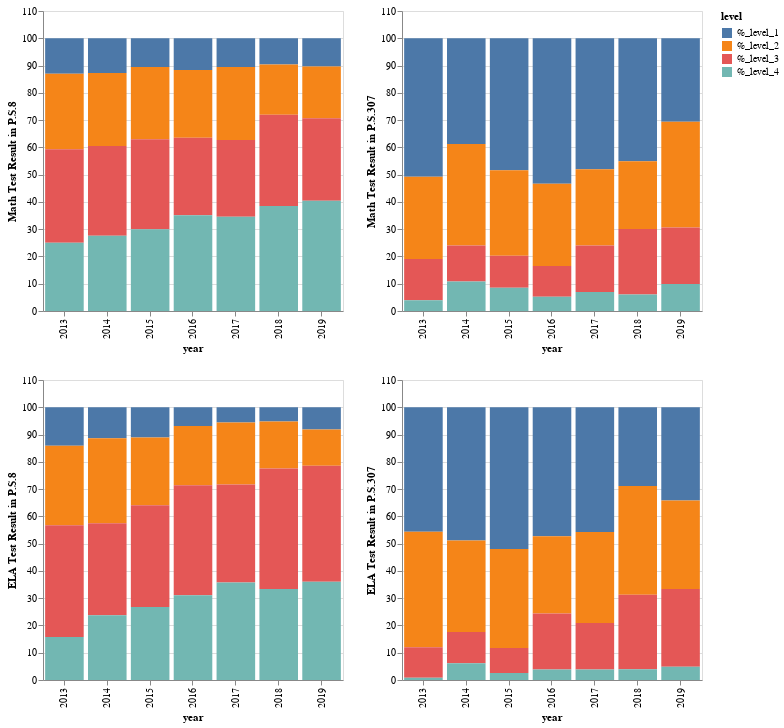

Notebook code cell kept with this figure:
### Code cell
((c1|c3).resolve_scale(x="shared"))&((c2|c4).resolve_scale(x="shared"))

### Figure 1 — Vega-Lite specification as saved in the notebook (floating-point values rounded to 4 significant figures)
{"config": {"view": {"continuousWidth": 400, "continuousHeight": 300}}, "vconcat": [{"hconcat": [{"data": {"name": "data-0b201e777a1c8e2f1e1ab47aae6e8f33"}, "mark": "bar", "encoding": {"color": {"condition": {"field": "level", "type": "nominal", "selection": "selector001"}, "value": "lightgray"}, "x": {"field": "year", "type": "ordinal"}, "y": {"field": "percent", "title": "Math Test Result in P.S.8", "type": "quantitative"}}, "selection": {"selector001": {"type": "single", "encodings": ["color"]}}, "transform": [{"fold": ["%_level_1", "%_level_2", "%_level_3", "%_level_4"], "as": ["level", "percent"]}], "width": 300}, {"data": {"name": "data-3b89962a31ecdcb1861d067cf1c4e376"}, "mark": "bar", "encoding": {"color": {"condition": {"field": "level", "type": "nominal", "selection": "selector003"}, "value": "lightgray"}, "x": {"field": "year", "type": "ordinal"}, "y": {"field": "percent", "title": "Math Test Result in P.S.307", "type": "quantitative"}}, "selection": {"selector003": {"type": "single", "encodings": ["color"]}}, "transform": [{"fold": ["%_level_1", "%_level_2", "%_level_3", "%_level_4"], "as": ["level", "percent"]}], "width": 300}], "resolve": {"scale": {"x": "shared"}}}, {"hconcat": [{"data": {"name": "data-019ba883a14a90b0ccc909ba47a5b890"}, "mark": "bar", "encoding": {"color": {"condition": {"field": "level", "type": "nominal", "selection": "selector002"}, "value": "lightgray"}, "x": {"field": "year", "type": "ordinal"}, "y": {"field": "percent", "title": "ELA Test Result in P.S.8", "type": "quantitative"}}, "selection": {"selector002": {"type": "single", "encodings": ["color"]}}, "transform": [{"fold": ["%_level_1", "%_level_2", "%_level_3", "%_level_4"], "as": ["level", "percent"]}], "width": 300}, {"data": {"name": "data-7c10df3d4135234ff98992fa0fc3a6da"}, "mark": "bar", "encoding": {"color": {"condition": {"field": "level", "type": "nominal", "selection": "selector004"}, "value": "lightgray"}, "x": {"field": "year", "type": "ordinal"}, "y": {"field": "percent", "title": "ELA Test Result in P.S.307", "type": "quantitative"}}, "selection": {"selector004": {"type": "single", "encodings": ["color"]}}, "transform": [{"fold": ["%_level_1", "%_level_2", "%_level_3", "%_level_4"], "as": ["level", "percent"]}], "width": 300}], "resolve": {"scale": {"x": "shared"}}}], "$schema": "https://vega.github.io/schema/vega-lite/v4.17.0.json", "datasets": {"data-0b201e777a1c8e2f1e1ab47aae6e8f33": [{"unnamed:_0": 13067, "id": "13K008All Grades2013All Students", "dbn": "13K008", "school_name": "P.S. 008 ROBERT FULTON", "grade": "All Grades", "year": 2013, "category": "All Students", "number_tested": 300, "mean_scale_score": "318.8766785", "#_level_1": "39", "%_level_1": "13", "#_level_2": "83", "%_level_2": "27.66666603", "#_level_3": "103", "%_level_3": "34.33333206", "#_level_4": "75", "%_level_4": "25", "#_level_3+4": "178", "%_level_3+4": "59.33333206"}, {"unnamed:_0": 13068, "id": "13K008All Grades2014All Students", "dbn": "13K008", "school_name": "P.S. 008 ROBERT FULTON", "grade": "All Grades", "year": 2014, "category": "All Students", "number_tested": 392, "mean_scale_score": "322.0765381", "#_level_1": "50", "%_level_1": "12.75510216", "#_level_2": "105", "%_level_2": "26.7857151", "#_level_3": "129", "%_level_3": "32.90816498", "#_level_4": "108", "%_level_4": "27.55101967", "#_level_3+4": "237", "%_level_3+4": "60.45918274"}, {"unnamed:_0": 13069, "id": "13K008All Grades2015All Students", "dbn": "13K008", "school_name": "P.S. 008 ROBERT FULTON", "grade": "All Grades", "year": 2015, "category": "All Students", "number_tested": 370, "mean_scale_score": "324.7054138", "#_level_1": "39", "%_level_1": "10.5405407", "#_level_2": "98", "%_level_2": "26.48648643", "#_level_3": "122", "%_level_3": "32.97297287", "#_level_4": "111", "%_level_4": "30", "#_level_3+4": "233", "%_level_3+4": "62.97297287"}, {"unnamed:_0": 13070, "id": "13K008All Grades2016All Students", "dbn": "13K008", "school_name": "P.S. 008 ROBERT FULTON", "grade": "All Grades", "year": 2016, "category": "All Students", "number_tested": 430, "mean_scale_score": "324.6255798", "#_level_1": "50", "%_level_1": "11.6279068", "#_level_2": "107", "%_level_2": "24.8837204", "#_level_3": "122", "%_level_3": "28.3720932", "#_level_4": "151", "%_level_4": "35.1162796", "#_level_3+4": "273", "%_level_3+4": "63.4883728"}, {"unnamed:_0": 13071, "id": "13K008All Grades2017All Students", "dbn": "13K008", "school_name": "P.S. 008 ROBERT FULTON", "grade": "All Grades", "year": 2017, "category": "All Students", "number_tested": 437, "mean_scale_score": "324.1395874", "#_level_1": "46", "%_level_1": "10.52631569", "#_level_2": "117", "%_level_2": "26.77345467", "#_level_3": "123", "%_level_3": "28.14645386", "#_level_4": "151", "%_level_4": "34.55377579", "#_level_3+4": "274", "%_level_3+4": "62.70022964"}, {"unnamed:_0": 13072, "id": "13K008All Grades2018All Students", "dbn": "13K008", "school_name": "P.S. 008 ROBERT FULTON", "grade": "All Grades", "year": 2018, "category": "All Students", "number_tested": 449, "mean_scale_score": "609.8352051", "#_level_1": "43", "%_level_1": "9.57683754", "#_level_2": "83", "%_level_2": "18.48552322", "#_level_3": "150", "%_level_3": "33.4075737", "#_level_4": "173", "%_level_4": "38.53006744", "#_level_3+4": "323", "%_level_3+4": "71.93763733"}, {"unnamed:_0": 13073, "id": "13K008All Grades2019All Students", "dbn": "13K008", "school_name": "P.S. 008 ROBERT FULTON", "grade": "All Grades", "year": 2019, "category": "All Students", "number_tested": 396, "mean_scale_score": "609.1312866", "#_level_1": "41", "%_level_1": "10.35353565", "#_level_2": "75", "%_level_2": "18.939394", "#_level_3": "120", "%_level_3": "30.30303001", "#_level_4": "160", "%_level_4": "40.40404129", "#_level_3+4": "280", "%_level_3+4": "70.7070694"}], "data-3b89962a31ecdcb1861d067cf1c4e376": [{"unnamed:_0": 13648, "id": "13K307All Grades2013All Students", "dbn": "13K307", "school_name": "P.S. 307 DANIEL HALE WILLIAMS", "grade": "All Grades", "year": 2013, "category": "All Students", "number_tested": 126, "mean_scale_score": "287.3571472", "#_level_1": "64", "%_level_1": "50.79365158", "#_level_2": "38", "%_level_2": "30.15872955", "#_level_3": "19", "%_level_3": "15.07936478", "#_level_4": "5", "%_level_4": "3.968253851", "#_level_3+4": "24", "%_level_3+4": "19.04761887"}, {"unnamed:_0": 13649, "id": "13K307All Grades2014All Students", "dbn": "13K307", "school_name": "P.S. 307 DANIEL HALE WILLIAMS", "grade": "All Grades", "year": 2014, "category": "All Students", "number_tested": 129, "mean_scale_score": "294.4108582", "#_level_1": "50", "%_level_1": "38.75968933", "#_level_2": "48", "%_level_2": "37.20930099", "#_level_3": "17", "%_level_3": "13.17829418", "#_level_4": "14", "%_level_4": "10.85271358", "#_level_3+4": "31", "%_level_3+4": "24.03100777"}, {"unnamed:_0": 13650, "id": "13K307All Grades2015All Students", "dbn": "13K307", "school_name": "P.S. 307 DANIEL HALE WILLIAMS", "grade": "All Grades", "year": 2015, "category": "All Students", "number_tested": 153, "mean_scale_score": "287.568634", "#_level_1": "74", "%_level_1": "48.36601257", "#_level_2": "48", "%_level_2": "31.37254906", "#_level_3": "18", "%_level_3": "11.76470566", "#_level_4": "13", "%_level_4": "8.496731758", "#_level_3+4": "31", "%_level_3+4": "20.26143837"}, {"unnamed:_0": 13651, "id": "13K307All Grades2016All Students", "dbn": "13K307", "school_name": "P.S. 307 DANIEL HALE WILLIAMS", "grade": "All Grades", "year": 2016, "category": "All Students", "number_tested": 133, "mean_scale_score": "280.3684082", "#_level_1": "71", "%_level_1": "53.38345718", "#_level_2": "40", "%_level_2": "30.07518768", "#_level_3": "15", "%_level_3": "11.27819538", "#_level_4": "7", "%_level_4": "5.263157845", "#_level_3+4": "22", "%_level_3+4": "16.54135323"}, {"unnamed:_0": 13652, "id": "13K307All Grades2017All Students", "dbn": "13K307", "school_name": "P.S. 307 DANIEL HALE WILLIAMS", "grade": "All Grades", "year": 2017, "category": "All Students", "number_tested": 129, "mean_scale_score": "286.6976624", "#_level_1": "62", "%_level_1": "48.06201553", "#_level_2": "36", "%_level_2": "27.9069767", "#_level_3": "22", "%_level_3": "17.05426407", "#_level_4": "9", "%_level_4": "6.976744175", "#_level_3+4": "31", "%_level_3+4": "24.03100777"}, {"unnamed:_0": 13653, "id": "13K307All Grades2018All Students", "dbn": "13K307", "school_name": "P.S. 307 DANIEL HALE WILLIAMS", "grade": "All Grades", "year": 2018, "category": "All Students", "number_tested": 133, "mean_scale_score": "590.5864868", "#_level_1": "60", "%_level_1": "45.11278152", "#_level_2": "33", "%_level_2": "24.81203079", "#_level_3": "32", "%_level_3": "24.06015015", "#_level_4": "8", "%_level_4": "6.015037537", "#_level_3+4": "40", "%_level_3+4": "30.07518768"}, {"unnamed:_0": 13654, "id": "13K307All Grades2019All Students", "dbn": "13K307", "school_name": "P.S. 307 DANIEL HALE WILLIAMS", "grade": "All Grades", "year": 2019, "category": "All Students", "number_tested": 121, "mean_scale_score": "593.586792", "#_level_1": "37", "%_level_1": "30.57851219", "#_level_2": "47", "%_level_2": "38.84297562", "#_level_3": "25", "%_level_3": "20.66115761", "#_level_4": "12", "%_level_4": "9.917355537", "#_level_3+4": "37", "%_level_3+4": "30.57851219"}], "data-019ba883a14a90b0ccc909ba47a5b890": [{"unnamed:_0": 13157, "id": "13K008All Grades2013All Students", "dbn": "13K008", "school_name": "P.S. 008 ROBERT FULTON", "grade": "All Grades", "year": 2013, "category": "All Students", "number_tested": 298, "mean_scale_score": "318.6342163", "#_level_1": "42", "%_level_1": "14.09395981", "#_level_2": "87", "%_level_2": "29.19463158", "#_level_3": "122", "%_level_3": "40.93959808", "#_level_4": "47", "%_level_4": "15.77181244", "#_level_3+4": "169", "%_level_3+4": "56.71141052"}, {"unnamed:_0": 13158, "id": "13K008All Grades2014All Students", "dbn": "13K008", "school_name": "P.S. 008 ROBERT FULTON", "grade": "All Grades", "year": 2014, "category": "All Students", "number_tested": 388, "mean_scale_score": "321.5360718", "#_level_1": "44", "%_level_1": "11.34020615", "#_level_2": "121", "%_level_2": "31.18556786", "#_level_3": "131", "%_level_3": "33.76288605", "#_level_4": "92", "%_level_4": "23.71133995", "#_level_3+4": "223", "%_level_3+4": "57.47422791"}, {"unnamed:_0": 13159, "id": "13K008All Grades2015All Students", "dbn": "13K008", "school_name": "P.S. 008 ROBERT FULTON", "grade": "All Grades", "year": 2015, "category": "All Students", "number_tested": 370, "mean_scale_score": "325.1378479", "#_level_1": "41", "%_level_1": "11.08108139", "#_level_2": "92", "%_level_2": "24.86486435", "#_level_3": "138", "%_level_3": "37.29729843", "#_level_4": "99", "%_level_4": "26.75675583", "#_level_3+4": "237", "%_level_3+4": "64.05405426"}, {"unnamed:_0": 13160, "id": "13K008All Grades2016All Students", "dbn": "13K008", "school_name": "P.S. 008 ROBERT FULTON", "grade": "All Grades", "year": 2016, "category": "All Students", "number_tested": 454, "mean_scale_score": "330.1365662", "#_level_1": "31", "%_level_1": "6.828193665", "#_level_2": "99", "%_level_2": "21.8061676", "#_level_3": "183", "%_level_3": "40.30836868", "#_level_4": "141", "%_level_4": "31.05726814", "#_level_3+4": "324", "%_level_3+4": "71.36563873"}, {"unnamed:_0": 13161, "id": "13K008All Grades2017All Students", "dbn": "13K008", "school_name": "P.S. 008 ROBERT FULTON", "grade": "All Grades", "year": 2017, "category": "All Students", "number_tested": 484, "mean_scale_score": "332.8574524", "#_level_1": "27", "%_level_1": "5.578512192", "#_level_2": "110", "%_level_2": "22.72727203", "#_level_3": "174", "%_level_3": "35.95041275", "#_level_4": "173", "%_level_4": "35.74380112", "#_level_3+4": "347", "%_level_3+4": "71.69421387"}, {"unnamed:_0": 13162, "id": "13K008All Grades2018All Students", "dbn": "13K008", "school_name": "P.S. 008 ROBERT FULTON", "grade": "All Grades", "year": 2018, "category": "All Students", "number_tested": 498, "mean_scale_score": "613.8112183", "#_level_1": "26", "%_level_1": "5.220883369", "#_level_2": "86", "%_level_2": "17.26907539", "#_level_3": "220", "%_level_3": "44.17670822", "#_level_4": "166", "%_level_4": "33.33333206", "#_level_3+4": "386", "%_level_3+4": "77.51004028"}, {"unnamed:_0": 13163, "id": "13K008All Grades2019All Students", "dbn": "13K008", "school_name": "P.S. 008 ROBERT FULTON", "grade": "All Grades", "year": 2019, "category": "All Students", "number_tested": 452, "mean_scale_score": "613.427002", "#_level_1": "37", "%_level_1": "8.185840607", "#_level_2": "60", "%_level_2": "13.27433586", "#_level_3": "192", "%_level_3": "42.47787476", "#_level_4": "163", "%_level_4": "36.06194687", "#_level_3+4": "355", "%_level_3+4": "78.53982544"}], "data-7c10df3d4135234ff98992fa0fc3a6da": [{"unnamed:_0": 13738, "id": "13K307All Grades2013All Students", "dbn": "13K307", "school_name": "P.S. 307 DANIEL HALE WILLIAMS", "grade": "All Grades", "year": 2013, "category": "All Students", "number_tested": 125, "mean_scale_score": "287.8800049", "#_level_1": "57", "%_level_1": "45.59999847", "#_level_2": "53", "%_level_2": "42.40000153", "#_level_3": "14", "%_level_3": "11.19999981", "#_level_4": "1", "%_level_4": "0.8000000119", "#_level_3+4": "15", "%_level_3+4": "12"}, {"unnamed:_0": 13739, "id": "13K307All Grades2014All Students", "dbn": "13K307", "school_name": "P.S. 307 DANIEL HALE WILLIAMS", "grade": "All Grades", "year": 2014, "category": "All Students", "number_tested": 131, "mean_scale_score": "285.7786255", "#_level_1": "64", "%_level_1": "48.8549614", "#_level_2": "44", "%_level_2": "33.58778763", "#_level_3": "15", "%_level_3": "11.45038128", "#_level_4": "8", "%_level_4": "6.106870174", "#_level_3+4": "23", "%_level_3+4": "17.55725098"}, {"unnamed:_0": 13740, "id": "13K307All Grades2015All Students", "dbn": "13K307", "school_name": "P.S. 307 DANIEL HALE WILLIAMS", "grade": "All Grades", "year": 2015, "category": "All Students", "number_tested": 154, "mean_scale_score": "281.8896179", "#_level_1": "80", "%_level_1": "51.94805145", "#_level_2": "56", "%_level_2": "36.36363602", "#_level_3": "14", "%_level_3": "9.090909004", "#_level_4": "4", "%_level_4": "2.597402573", "#_level_3+4": "18", "%_level_3+4": "11.68831158"}, {"unnamed:_0": 13741, "id": "13K307All Grades2016All Students", "dbn": "13K307", "school_name": "P.S. 307 DANIEL HALE WILLIAMS", "grade": "All Grades", "year": 2016, "category": "All Students", "number_tested": 131, "mean_scale_score": "289.5954285", "#_level_1": "62", "%_level_1": "47.32824326", "#_level_2": "37", "%_level_2": "28.24427414", "#_level_3": "27", "%_level_3": "20.61068726", "#_level_4": "5", "%_level_4": "3.816793919", "#_level_3+4": "32", "%_level_3+4": "24.4274807"}, {"unnamed:_0": 13742, "id": "13K307All Grades2017All Students", "dbn": "13K307", "school_name": "P.S. 307 DANIEL HALE WILLIAMS", "grade": "All Grades", "year": 2017, "category": "All Students", "number_tested": 129, "mean_scale_score": "290.674408", "#_level_1": "59", "%_level_1": "45.73643494", "#_level_2": "43", "%_level_2": "33.33333206", "#_level_3": "22", "%_level_3": "17.05426407", "#_level_4": "5", "%_level_4": "3.875968933", "#_level_3+4": "27", "%_level_3+4": "20.930233"}, {"unnamed:_0": 13743, "id": "13K307All Grades2018All Students", "dbn": "13K307", "school_name": "P.S. 307 DANIEL HALE WILLIAMS", "grade": "All Grades", "year": 2018, "category": "All Students", "number_tested": 128, "mean_scale_score": "594.015625", "#_level_1": "37", "%_level_1": "28.90625", "#_level_2": "51", "%_level_2": "39.84375", "#_level_3": "35", "%_level_3": "27.34375", "#_level_4": "5", "%_level_4": "3.90625", "#_level_3+4": "40", "%_level_3+4": "31.25"}, {"unnamed:_0": 13744, "id": "13K307All Grades2019All Students", "dbn": "13K307", "school_name": "P.S. 307 DANIEL HALE WILLIAMS", "grade": "All Grades", "year": 2019, "category": "All Students", "number_tested": 123, "mean_scale_score": "593.3739624", "#_level_1": "42", "%_level_1": "34.14634323", "#_level_2": "40", "%_level_2": "32.52032471", "#_level_3": "35", "%_level_3": "28.45528412", "#_level_4": "6", "%_level_4": "4.878048897", "#_level_3+4": "41", "%_level_3+4": "33.33333206"}]}}
